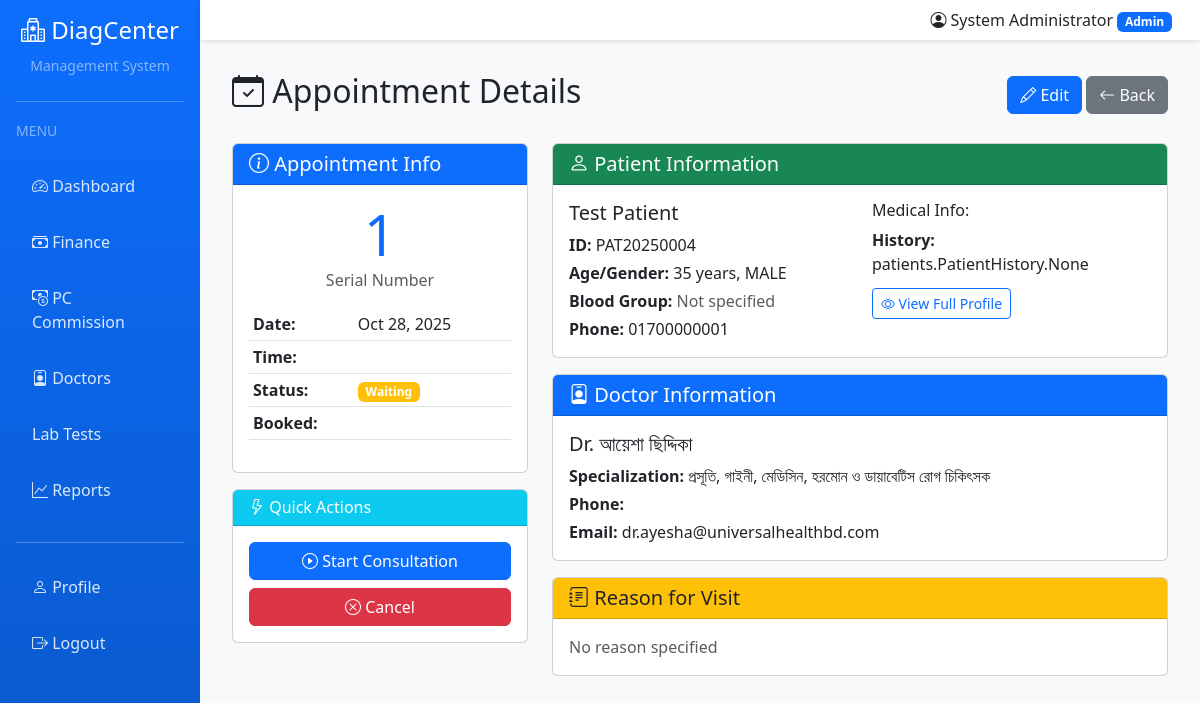
The page /appointments/3/ (signed in) on the database its author committed.
### accounts/models.py (models this page shows, shortened)
class User(AbstractUser):
    ROLE_CHOICES = [
        ('ADMIN', 'Admin'),
        ('DOCTOR', 'Doctor'),
        ('RECEPTIONIST', 'Receptionist'),
        ('LAB', 'Lab Staff'),
        ('PHARMACY', 'Pharmacy Staff'),
        ('CANTEEN', 'Canteen Staff'),
    ]
    role = models.CharField(max_length=20, choices=ROLE_CHOICES, default='RECEPTIONIST')
    phone = models.CharField(max_length=20, blank=True)
    address = models.TextField(blank=True)
    specialization = models.CharField(max_length=100, blank=True, help_text="For doctors")
    license_number = models.CharField(max_length=50, blank=True, help_text="Professional license")
    profile_picture = models.ImageField(upload_to='profiles/', blank=True, null=True)
    is_active = models.BooleanField(default=True)
    created_at = models.DateTimeField(auto_now_add=True)
    updated_at = models.DateTimeField(auto_now=True)
    class Meta:
        ordering = ['-created_at']
    @property
    def is_admin(self):
        return self.role == 'ADMIN' or self.is_superuser

### appointments/models.py (models this page shows, shortened)
class Appointment(models.Model):
    STATUS_CHOICES = [
        ('waiting', 'Waiting'),
        ('called', 'Called'),
        ('in_consultation', 'In Consultation'),
        ('completed', 'Completed'),
        ('cancelled', 'Cancelled'),
        ('no_show', 'No Show'),
    ]
    appointment_number = models.CharField(max_length=20, unique=True, editable=False)
    patient = models.ForeignKey(Patient, on_delete=models.CASCADE, related_name='appointments')
    doctor = models.ForeignKey(
        settings.AUTH_USER_MODEL,
        on_delete=models.CASCADE,
        related_name='doctor_appointments',
        limit_choices_to={'role': 'DOCTOR'}
    )
    serial_number = models.IntegerField(help_text="Queue serial number for the day")
    appointment_date = models.DateField()
    appointment_time = models.TimeField(null=True, blank=True)
    status = models.CharField(max_length=20, choices=STATUS_CHOICES, default='waiting')
    check_in_time = models.DateTimeField(auto_now_add=True)
    called_time = models.DateTimeField(null=True, blank=True)
    started_time = models.DateTimeField(null=True, blank=True)
    completed_time = models.DateTimeField(null=True, blank=True)
    consultation_fee = models.DecimalField(max_digits=10, decimal_places=2, default=500)
    payment_status = models.CharField(max_length=20, choices=[
        ('unpaid', 'Unpaid'),
        ('paid', 'Paid'),
        ('partial', 'Partial'),
    ], default='unpaid')
    appointment_type = models.CharField(max_length=20, choices=[
        ('walk_in', 'Walk-in'),
        ('scheduled', 'Scheduled'),
        ('emergency', 'Emergency'),
    ], default='walk_in')
    reason = models.TextField(blank=True, help_text="Reason for visit")
    notes = models.TextField(blank=True)
    created_by = models.ForeignKey(
        settings.AUTH_USER_MODEL,
        on_delete=models.SET_NULL,
        null=True,
        related_name='created_appointments'
    )
    room_number = models.CharField(max_length=20, blank=True)
    class Meta:
        ordering = ['appointment_date', 'serial_number']
        unique_together = ['doctor', 'appointment_date', 'serial_number']
        indexes = [
            models.Index(fields=['appointment_date', 'doctor', 'status']),
            models.Index(fields=['appointment_number']),
        ]

### patients/models.py (models this page shows, shortened)
class Patient(models.Model):
    GENDER_CHOICES = [
        ('M', 'Male'),
        ('F', 'Female'),
        ('O', 'Other'),
    ]
    BLOOD_GROUP_CHOICES = [
        ('A+', 'A+'), ('A-', 'A-'),
        ('B+', 'B+'), ('B-', 'B-'),
        ('AB+', 'AB+'), ('AB-', 'AB-'),
        ('O+', 'O+'), ('O-', 'O-'),
    ]
    patient_id = models.CharField(max_length=20, unique=True, editable=False)
    first_name = models.CharField(max_length=100)
    last_name = models.CharField(max_length=100)
    date_of_birth = models.DateField()
    gender = models.CharField(max_length=1, choices=GENDER_CHOICES)
    blood_group = models.CharField(max_length=3, choices=BLOOD_GROUP_CHOICES, blank=True)
    phone = models.CharField(max_length=20)
    email = models.EmailField(blank=True)
    address = models.TextField()
    city = models.CharField(max_length=100)
    emergency_contact_name = models.CharField(max_length=100)
    emergency_contact_phone = models.CharField(max_length=20)
    emergency_contact_relation = models.CharField(max_length=50)
    allergies = models.TextField(blank=True, help_text="List of known allergies")
    chronic_conditions = models.TextField(blank=True, help_text="List of chronic conditions")
    registered_by = models.ForeignKey(
        settings.AUTH_USER_MODEL,
        on_delete=models.SET_NULL,
        null=True,
        related_name='registered_patients'
    )
    registered_at = models.DateTimeField(auto_now_add=True)
    updated_at = models.DateTimeField(auto_now=True)
    is_active = models.BooleanField(default=True)
    class Meta:
        ordering = ['-registered_at']
        indexes = [
            models.Index(fields=['patient_id']),
            models.Index(fields=['phone']),
            models.Index(fields=['registered_at']),
        ]
    def get_full_name(self):
        return f"{self.first_name} {self.last_name}"
    @property
    def age(self):
        from django.utils import timezone
        today = timezone.now().date()
        age = today.year - self.date_of_birth.year
        if today.month < self.date_of_birth.month or \
           (today.month == self.date_of_birth.month and today.day < self.date_of_birth.day):
            age -= 1
        return age

### appointments/views.py (the view)
# urls.py: path('<int:pk>/', views.appointment_detail, name='appointment_detail'),
@login_required
def appointment_detail(request, pk):
    appointment = get_object_or_404(Appointment, pk=pk)
    return render(request, 'appointments/appointment_detail.html', {'appointment': appointment})

### templates/appointments/appointment_detail.html (shortened to what this page needs)
{% extends 'base.html' %}
{% block content %}
<div class="d-flex justify-content-between align-items-center mb-4">
    <h2><i class="bi bi-calendar-check"></i> Appointment Details</h2>
    <div>
        {% if appointment.status == 'waiting' %}
        <a href="{% url 'appointments:appointment_edit' appointment.pk %}" class="btn btn-primary">
            <i class="bi bi-pencil"></i> Edit
        </a>
        {% endif %}
        <a href="{% url 'appointments:appointment_list' %}" class="btn btn-secondary">
            <i class="bi bi-arrow-left"></i> Back
        </a>
    </div>
</div>
<div class="row g-4">
    <div class="col-md-4">
        <div class="card">
            <div class="card-header bg-primary text-white">
                <h5 class="mb-0"><i class="bi bi-info-circle"></i> Appointment Info</h5>
            </div>
            <div class="card-body">
                <div class="text-center mb-3">
                    <h1 class="display-4 text-primary mb-0">{{ appointment.serial_number }}</h1>
                    <p class="text-muted">Serial Number</p>
                </div>
                <table class="table table-sm">
                    <tbody>
                        <tr>
                            <th width="40%">Date:</th>
                            <td>{{ appointment.appointment_date|date:"M d, Y" }}</td>
                        </tr>
                        <tr>
                            <th>Time:</th>
                            <td>{{ appointment.appointment_time|time:"h:i A" }}</td>
                        </tr>
                        <tr>
                            <th>Status:</th>
                            <td>
                                {% if appointment.status == 'waiting' %}
                                <span class="badge bg-warning">Waiting</span>
                                {% elif appointment.status == 'in_consultation' %}
                                <span class="badge bg-primary">In Consultation</span>
                                {% elif appointment.status == 'completed' %}
                                <span class="badge bg-success">Completed</span>
                                {% elif appointment.status == 'cancelled' %}
                                <span class="badge bg-danger">Cancelled</span>
                                {% elif appointment.status == 'no_show' %}
                                <span class="badge bg-secondary">No Show</span>
                                {% endif %}
                            </td>
                        </tr>
                        <tr>
                            <th>Booked:</th>
                            <td>{{ appointment.created_at|date:"M d, h:i A" }}</td>
                        </tr>
                    </tbody>
                </table>
            </div>
        </div>
        {% if appointment.status == 'waiting' %}
        <div class="card mt-3">
            <div class="card-header bg-info text-white">
                <h6 class="mb-0"><i class="bi bi-lightning"></i> Quick Actions</h6>
            </div>
            <div class="card-body">
                <div class="d-grid gap-2">
                    <button class="btn btn-primary" onclick="startConsultation({{ appointment.pk }})">
                        <i class="bi bi-play-circle"></i> Start Consultation
                    </button>
                    <button class="btn btn-danger" onclick="cancelAppointment({{ appointment.pk }})">
                        <i class="bi bi-x-circle"></i> Cancel
                    </button>
                </div>
            </div>
        </div>
        {% endif %}
    </div>
    <div class="col-md-8">
        <div class="card mb-3">
            <div class="card-header bg-success text-white">
                <h5 class="mb-0"><i class="bi bi-person"></i> Patient Information</h5>
            </div>
            <div class="card-body">
                <div class="row">
                    <div class="col-md-6">
                        <h5>{{ appointment.patient.get_full_name }}</h5>
                        <p class="mb-1"><strong>ID:</strong> {{ appointment.patient.patient_id }}</p>
                        <p class="mb-1"><strong>Age/Gender:</strong> {{ appointment.patient.age }} years, {{ appointment.patient.get_gender_display }}</p>
                        <p class="mb-1"><strong>Blood Group:</strong>
                            {% if appointment.patient.blood_group %}
                            <span class="badge bg-danger">{{ appointment.patient.blood_group }}</span>
                            {% else %}
                            <span class="text-muted">Not specified</span>
                            {% endif %}
                        </p>
                        <p class="mb-0"><strong>Phone:</strong> {{ appointment.patient.phone }}</p>
                    </div>
                    <div class="col-md-6">
                        <h6>Medical Info:</h6>
                        {% if appointment.patient.medical_history %}
                        <p class="mb-1"><strong>History:</strong> {{ appointment.patient.medical_history|truncatewords:15 }}</p>
                        {% endif %}
                        <a href="{% url 'patients:patient_detail' appointment.patient.pk %}" class="btn btn-sm btn-outline-primary mt-2">
                            <i class="bi bi-eye"></i> View Full Profile
                        </a>
                    </div>
                </div>
            </div>
        </div>
        <div class="card mb-3">
            <div class="card-header bg-primary text-white">
                <h5 class="mb-0"><i class="bi bi-person-badge"></i> Doctor Information</h5>
            </div>
            <div class="card-body">
                <h5>Dr. {{ appointment.doctor.get_full_name }}</h5>
                <p class="mb-1"><strong>Specialization:</strong> {{ appointment.doctor.specialization }}</p>
                <p class="mb-1"><strong>Phone:</strong> {{ appointment.doctor.phone }}</p>
                <p class="mb-0"><strong>Email:</strong> {{ appointment.doctor.email }}</p>
            </div>
        </div>
        <div class="card mb-3">
            <div class="card-header bg-warning text-dark">
                <h5 class="mb-0"><i class="bi bi-journal-text"></i> Reason for Visit</h5>
            </div>
            <div class="card-body">
                {% if appointment.reason %}
                <p class="mb-0">{{ appointment.reason }}</p>
                {% else %}
                <p class="text-muted mb-0">No reason specified</p>
                {% endif %}
            </div>
        </div>
    </div>
</div>
{% endblock %}

### templates/base.html (shortened to what this page needs)
<!DOCTYPE html>
<html lang="en">
<head>
    <link href="https://cdn.jsdelivr.net/npm/bootstrap@5.3.0/dist/css/bootstrap.min.css" rel="stylesheet">
    <link href="https://cdn.jsdelivr.net/npm/bootstrap-icons@1.10.0/font/bootstrap-icons.css" rel="stylesheet">
</head>
<body>
    {% if user.is_authenticated %}
    <div class="container-fluid">
        <div class="row">
            <nav class="col-md-2 col-lg-2 d-md-block sidebar collapse p-3" id="sidebar">
                <div class="text-center mb-4">
                    <h4><i class="bi bi-hospital"></i> DiagCenter</h4>
                    <small class="text-white-50">Management System</small>
                </div>
                <hr class="bg-white">
                <div class="mb-3">
                    <small class="text-white-50 text-uppercase">Menu</small>
                </div>
                <ul class="nav flex-column">
                    <li class="nav-item">
                        <a class="nav-link" href="{% url 'accounts:dashboard' %}">
                            <i class="bi bi-speedometer2"></i> Dashboard
                        </a>
                    </li>
                    {% if user.is_admin %}
                    <li class="nav-item">
                        <a class="nav-link" href="{% url 'accounts:admin_finance' %}">
                            <i class="bi bi-cash-stack"></i> Finance
                        </a>
                    </li>
                    <li class="nav-item">
                        <a class="nav-link" href="{% url 'accounts:pc_dashboard' %}">
                            <i class="bi bi-cash-coin"></i> PC Commission
                        </a>
                    </li>
                    <li class="nav-item">
                        <a class="nav-link" href="{% url 'accounts:doctor_management' %}">
                            <i class="bi bi-person-badge"></i> Doctors
                        </a>
                    </li>
                    <li class="nav-item">
                        <a class="nav-link" href="{% url 'lab:test_manage' %}">
                             Lab Tests
                        </a>
                    </li>
                    <li class="nav-item">
                        <a class="nav-link" href="{% url 'finance:financial_reports' %}">
                            <i class="bi bi-graph-up"></i> Reports
                        </a>
                    </li>
                    {% endif %}
                </ul>
                <hr class="bg-white mt-4">
                <ul class="nav flex-column">
                    <li class="nav-item">
                        <a class="nav-link" href="{% url 'accounts:profile' %}">
                            <i class="bi bi-person"></i> Profile
                        </a>
                    </li>
                    <li class="nav-item">
                        <a class="nav-link" href="{% url 'accounts:logout' %}">
                            <i class="bi bi-box-arrow-right"></i> Logout
                        </a>
                    </li>
                </ul>
            </nav>
            <main class="col-md-10 ms-sm-auto col-lg-10 px-0">
                <nav class="navbar navbar-expand-lg navbar-light bg-white">
                    <div class="container-fluid">
                        <div class="ms-auto d-flex align-items-center">
                            <span class="me-3">
                                <i class="bi bi-person-circle"></i>
                                {{ user.get_full_name|default:user.username }}
                                <span class="badge bg-primary">{{ user.get_role_display }}</span>
                            </span>
                        </div>
                    </div>
                </nav>
                <div class="content-wrapper">
                    {% block content %}{% endblock %}
                </div>
            </main>
        </div>
    </div>
    {% else %}
    {% block login_content %}{% endblock %}
    {% endif %}
</body>
</html>

### rows shown on the page
User: get_full_name "System Administrator", role "Admin"
Appointment: serial_number "1", appointment_date "Oct 28, 2025", patient.get_full_name "Test Patient", patient.patient_id "PAT20250004", patient.age "35", patient.gender "MALE", patient.phone "01700000001", patient.medical_history "patients.PatientHistory.None", doctor.get_full_name "আয়েশা ছিদ্দিকা", doctor.specialization "প্রসূতি, গাইনী, মেডিসিন, হরমোন ও ডায়াবেটিস রোগ চিকিৎসক", doctor.email "dr.ayesha@universalhealthbd.com"
